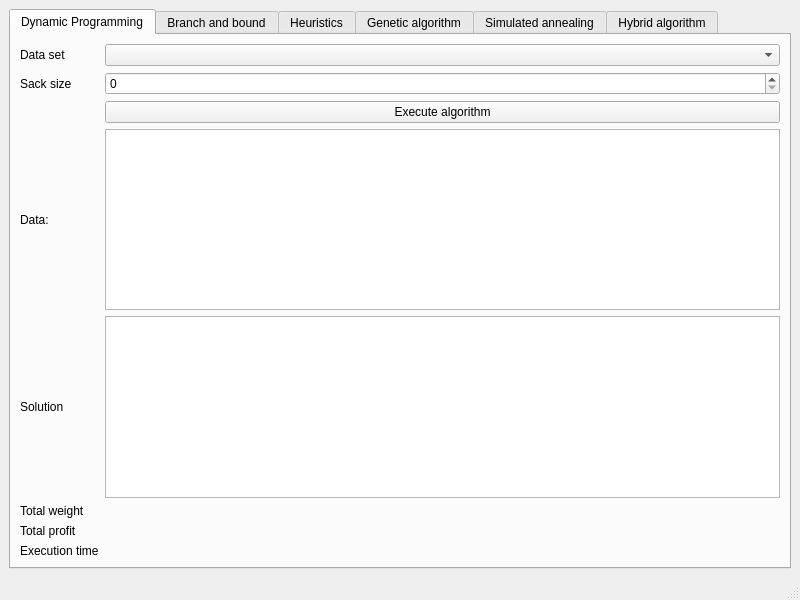
<?xml version="1.0" encoding="UTF-8"?>
<ui version="4.0">
 <class>MainWindow</class>
 <widget class="QMainWindow" name="MainWindow">
  <property name="geometry">
   <rect>
    <x>0</x>
    <y>0</y>
    <width>800</width>
    <height>600</height>
   </rect>
  </property>
  <property name="windowTitle">
   <string>MainWindow</string>
  </property>
  <widget class="QWidget" name="centralwidget">
   <layout class="QGridLayout" name="gridLayout_2">
    <item row="0" column="0">
     <widget class="QTabWidget" name="tabWidget">
      <property name="currentIndex">
       <number>0</number>
      </property>
      <widget class="QWidget" name="tab">
       <attribute name="title">
        <string>Dynamic Programming</string>
       </attribute>
       <layout class="QGridLayout" name="gridLayout_3">
        <item row="0" column="0">
         <layout class="QGridLayout" name="gridLayout">
          <item row="5" column="0">
           <widget class="QLabel" name="label_2">
            <property name="text">
             <string>Total weight</string>
            </property>
           </widget>
          </item>
          <item row="6" column="1">
           <widget class="QLabel" name="DPTotalProfitLabel">
            <property name="text">
             <string/>
            </property>
           </widget>
          </item>
          <item row="0" column="1">
           <widget class="QComboBox" name="DPDataSetComboBox"/>
          </item>
          <item row="4" column="0">
           <widget class="QLabel" name="label_5">
            <property name="text">
             <string>Solution</string>
            </property>
           </widget>
          </item>
          <item row="0" column="0">
           <widget class="QLabel" name="label">
            <property name="text">
             <string>Data set</string>
            </property>
           </widget>
          </item>
          <item row="4" column="1">
           <widget class="SolutionItemsList" name="DPSolutionTable"/>
          </item>
          <item row="1" column="1">
           <widget class="QSpinBox" name="DPSackSizeSpinBox">
            <property name="maximum">
             <number>999999999</number>
            </property>
           </widget>
          </item>
          <item row="7" column="1">
           <widget class="QLabel" name="DPExecutionTimeLabel">
            <property name="text">
             <string/>
            </property>
           </widget>
          </item>
          <item row="5" column="1">
           <widget class="QLabel" name="DPTotalWeightLabel">
            <property name="text">
             <string/>
            </property>
           </widget>
          </item>
          <item row="6" column="0">
           <widget class="QLabel" name="label_9">
            <property name="text">
             <string>Total profit</string>
            </property>
           </widget>
          </item>
          <item row="3" column="0">
           <widget class="QLabel" name="label_3">
            <property name="text">
             <string>Data:</string>
            </property>
           </widget>
          </item>
          <item row="3" column="1">
           <widget class="ItemsList" name="DPDataTable"/>
          </item>
          <item row="7" column="0">
           <widget class="QLabel" name="label_6">
            <property name="text">
             <string>Execution time</string>
            </property>
           </widget>
          </item>
          <item row="1" column="0">
           <widget class="QLabel" name="label_4">
            <property name="text">
             <string>Sack size</string>
            </property>
           </widget>
          </item>
          <item row="2" column="1">
           <widget class="QPushButton" name="DPExecuteAlgorithmBtn">
            <property name="text">
             <string>Execute algorithm</string>
            </property>
           </widget>
          </item>
         </layout>
        </item>
       </layout>
      </widget>
      <widget class="QWidget" name="tab_2">
       <attribute name="title">
        <string>Branch and bound</string>
       </attribute>
       <layout class="QGridLayout" name="gridLayout_5">
        <item row="0" column="0">
         <layout class="QGridLayout" name="gridLayout_4">
          <item row="5" column="0">
           <widget class="QLabel" name="label_7">
            <property name="text">
             <string>Total weight</string>
            </property>
           </widget>
          </item>
          <item row="6" column="1">
           <widget class="QLabel" name="BBTotalProfitLabel">
            <property name="text">
             <string/>
            </property>
           </widget>
          </item>
          <item row="0" column="1">
           <widget class="QComboBox" name="BBDataSetComboBox"/>
          </item>
          <item row="4" column="0">
           <widget class="QLabel" name="label_8">
            <property name="text">
             <string>Solution</string>
            </property>
           </widget>
          </item>
          <item row="0" column="0">
           <widget class="QLabel" name="label_10">
            <property name="text">
             <string>Data set</string>
            </property>
           </widget>
          </item>
          <item row="4" column="1">
           <widget class="SolutionItemsList" name="BBSolutionTable"/>
          </item>
          <item row="1" column="1">
           <widget class="QSpinBox" name="BBSackSizeSpinBox">
            <property name="maximum">
             <number>999999999</number>
            </property>
           </widget>
          </item>
          <item row="7" column="1">
           <widget class="QLabel" name="BBExecutionTimeLabel">
            <property name="text">
             <string/>
            </property>
           </widget>
          </item>
          <item row="5" column="1">
           <widget class="QLabel" name="BBTotalWeightLabel">
            <property name="text">
             <string/>
            </property>
           </widget>
          </item>
          <item row="6" column="0">
           <widget class="QLabel" name="label_11">
            <property name="text">
             <string>Total profit</string>
            </property>
           </widget>
          </item>
          <item row="3" column="0">
           <widget class="QLabel" name="label_12">
            <property name="text">
             <string>Data:</string>
            </property>
           </widget>
          </item>
          <item row="3" column="1">
           <widget class="ItemsList" name="BBDataTable"/>
          </item>
          <item row="7" column="0">
           <widget class="QLabel" name="label_13">
            <property name="text">
             <string>Execution time</string>
            </property>
           </widget>
          </item>
          <item row="1" column="0">
           <widget class="QLabel" name="label_14">
            <property name="text">
             <string>Sack size</string>
            </property>
           </widget>
          </item>
          <item row="2" column="1">
           <widget class="QPushButton" name="BBExecuteAlgorithmBtn">
            <property name="text">
             <string>Execute algorithm</string>
            </property>
           </widget>
          </item>
         </layout>
        </item>
       </layout>
      </widget>
      <widget class="QWidget" name="tab_3">
       <attribute name="title">
        <string>Heuristics</string>
       </attribute>
       <layout class="QGridLayout" name="gridLayout_7">
        <item row="0" column="0">
         <layout class="QGridLayout" name="gridLayout_6">
          <item row="0" column="0">
           <widget class="QLabel" name="label_17">
            <property name="text">
             <string>Data set</string>
            </property>
           </widget>
          </item>
          <item row="8" column="0">
           <widget class="QLabel" name="label_20">
            <property name="text">
             <string>Execution time</string>
            </property>
           </widget>
          </item>
          <item row="4" column="0">
           <widget class="QLabel" name="label_19">
            <property name="text">
             <string>Data:</string>
            </property>
           </widget>
          </item>
          <item row="5" column="1">
           <widget class="SolutionItemsList" name="HSolutionTable"/>
          </item>
          <item row="4" column="1">
           <widget class="ItemsList" name="HDataTable"/>
          </item>
          <item row="6" column="0">
           <widget class="QLabel" name="label_15">
            <property name="text">
             <string>Total weight</string>
            </property>
           </widget>
          </item>
          <item row="8" column="1">
           <widget class="QLabel" name="HExecutionTimeLabel">
            <property name="text">
             <string/>
            </property>
           </widget>
          </item>
          <item row="1" column="0">
           <widget class="QLabel" name="label_21">
            <property name="text">
             <string>Sack size</string>
            </property>
           </widget>
          </item>
          <item row="0" column="1">
           <widget class="QComboBox" name="HDataSetComboBox"/>
          </item>
          <item row="5" column="0">
           <widget class="QLabel" name="label_16">
            <property name="text">
             <string>Solution</string>
            </property>
           </widget>
          </item>
          <item row="3" column="1">
           <widget class="QPushButton" name="HExecuteAlgorithmBtn">
            <property name="text">
             <string>Execute algorithm</string>
            </property>
           </widget>
          </item>
          <item row="7" column="1">
           <widget class="QLabel" name="HTotalProfitLabel">
            <property name="text">
             <string/>
            </property>
           </widget>
          </item>
          <item row="1" column="1">
           <widget class="QSpinBox" name="HSackSizeSpinBox">
            <property name="maximum">
             <number>999999999</number>
            </property>
           </widget>
          </item>
          <item row="6" column="1">
           <widget class="QLabel" name="HTotalWeightLabel">
            <property name="text">
             <string/>
            </property>
           </widget>
          </item>
          <item row="7" column="0">
           <widget class="QLabel" name="label_18">
            <property name="text">
             <string>Total profit</string>
            </property>
           </widget>
          </item>
          <item row="2" column="1">
           <widget class="QComboBox" name="HMethodCB"/>
          </item>
          <item row="2" column="0">
           <widget class="QLabel" name="label_22">
            <property name="text">
             <string>Method</string>
            </property>
           </widget>
          </item>
         </layout>
        </item>
       </layout>
      </widget>
      <widget class="QWidget" name="tab_4">
       <attribute name="title">
        <string>Genetic algorithm</string>
       </attribute>
       <layout class="QGridLayout" name="gridLayout_9">
        <item row="0" column="0">
         <layout class="QGridLayout" name="gridLayout_8">
          <item row="8" column="1">
           <widget class="QLabel" name="GATotalProfitLabel">
            <property name="text">
             <string/>
            </property>
           </widget>
          </item>
          <item row="5" column="0">
           <widget class="QLabel" name="label_27">
            <property name="text">
             <string>Data:</string>
            </property>
           </widget>
          </item>
          <item row="9" column="1">
           <widget class="QLabel" name="GAExecutionTimeLabel">
            <property name="text">
             <string/>
            </property>
           </widget>
          </item>
          <item row="3" column="1">
           <widget class="QSpinBox" name="GAGenerationsCount">
            <property name="maximum">
             <number>999999999</number>
            </property>
           </widget>
          </item>
          <item row="7" column="1">
           <widget class="QLabel" name="GATotalWeightLabel">
            <property name="text">
             <string/>
            </property>
           </widget>
          </item>
          <item row="1" column="1">
           <widget class="QSpinBox" name="GASackSizeSpinBox">
            <property name="maximum">
             <number>999999999</number>
            </property>
           </widget>
          </item>
          <item row="8" column="0">
           <widget class="QLabel" name="label_26">
            <property name="text">
             <string>Total profit</string>
            </property>
           </widget>
          </item>
          <item row="5" column="1">
           <widget class="ItemsList" name="GADataTable"/>
          </item>
          <item row="7" column="0">
           <widget class="QLabel" name="label_23">
            <property name="text">
             <string>Total weight</string>
            </property>
           </widget>
          </item>
          <item row="4" column="1">
           <widget class="QPushButton" name="GAExecuteAlgorithmBtn">
            <property name="text">
             <string>Execute algorithm</string>
            </property>
           </widget>
          </item>
          <item row="0" column="1">
           <widget class="QComboBox" name="GADataSetComboBox"/>
          </item>
          <item row="9" column="0">
           <widget class="QLabel" name="label_28">
            <property name="text">
             <string>Execution time</string>
            </property>
           </widget>
          </item>
          <item row="3" column="0">
           <widget class="QLabel" name="label_31">
            <property name="text">
             <string>Generations count</string>
            </property>
           </widget>
          </item>
          <item row="6" column="0">
           <widget class="QLabel" name="label_24">
            <property name="text">
             <string>Solution</string>
            </property>
           </widget>
          </item>
          <item row="0" column="0">
           <widget class="QLabel" name="label_25">
            <property name="text">
             <string>Data set</string>
            </property>
           </widget>
          </item>
          <item row="6" column="1">
           <widget class="SolutionItemsList" name="GASolutionTable"/>
          </item>
          <item row="2" column="1">
           <widget class="QSpinBox" name="GAPopulationCount">
            <property name="maximum">
             <number>999999999</number>
            </property>
           </widget>
          </item>
          <item row="1" column="0">
           <widget class="QLabel" name="label_29">
            <property name="text">
             <string>Sack size</string>
            </property>
           </widget>
          </item>
          <item row="2" column="0">
           <widget class="QLabel" name="label_30">
            <property name="text">
             <string>Population count</string>
            </property>
           </widget>
          </item>
         </layout>
        </item>
       </layout>
      </widget>
      <widget class="QWidget" name="tab_5">
       <attribute name="title">
        <string>Simulated annealing</string>
       </attribute>
       <layout class="QGridLayout" name="gridLayout_13">
        <item row="0" column="0">
         <layout class="QGridLayout" name="gridLayout_12">
          <item row="1" column="0">
           <widget class="QLabel" name="label_48">
            <property name="text">
             <string>Sack size</string>
            </property>
           </widget>
          </item>
          <item row="7" column="0">
           <widget class="QLabel" name="label_42">
            <property name="text">
             <string>Total profit</string>
            </property>
           </widget>
          </item>
          <item row="8" column="0">
           <widget class="QLabel" name="label_44">
            <property name="text">
             <string>Execution time</string>
            </property>
           </widget>
          </item>
          <item row="4" column="0">
           <widget class="QLabel" name="label_41">
            <property name="text">
             <string>Data:</string>
            </property>
           </widget>
          </item>
          <item row="7" column="1">
           <widget class="QLabel" name="SATotalProfitLabel">
            <property name="text">
             <string/>
            </property>
           </widget>
          </item>
          <item row="0" column="0">
           <widget class="QLabel" name="label_47">
            <property name="text">
             <string>Data set</string>
            </property>
           </widget>
          </item>
          <item row="0" column="1">
           <widget class="QComboBox" name="SADataSetComboBox"/>
          </item>
          <item row="5" column="1">
           <widget class="SolutionItemsList" name="SASolutionTable"/>
          </item>
          <item row="6" column="1">
           <widget class="QLabel" name="SATotalWeightLabel">
            <property name="text">
             <string/>
            </property>
           </widget>
          </item>
          <item row="1" column="1">
           <widget class="QSpinBox" name="SASackSizeSpinBox">
            <property name="maximum">
             <number>999999999</number>
            </property>
           </widget>
          </item>
          <item row="4" column="1">
           <widget class="ItemsList" name="SADataTable"/>
          </item>
          <item row="6" column="0">
           <widget class="QLabel" name="label_43">
            <property name="text">
             <string>Total weight</string>
            </property>
           </widget>
          </item>
          <item row="5" column="0">
           <widget class="QLabel" name="label_46">
            <property name="text">
             <string>Solution</string>
            </property>
           </widget>
          </item>
          <item row="3" column="1">
           <widget class="QPushButton" name="SAExecuteAlgorithmBtn">
            <property name="text">
             <string>Execute algorithm</string>
            </property>
           </widget>
          </item>
          <item row="8" column="1">
           <widget class="QLabel" name="SAExecutionTimeLabel">
            <property name="text">
             <string/>
            </property>
           </widget>
          </item>
          <item row="2" column="0">
           <widget class="QLabel" name="label_45">
            <property name="text">
             <string>Iterations count</string>
            </property>
           </widget>
          </item>
          <item row="2" column="1">
           <widget class="QSpinBox" name="SAIterationsCountSpinBox">
            <property name="maximum">
             <number>999999999</number>
            </property>
           </widget>
          </item>
         </layout>
        </item>
       </layout>
      </widget>
      <widget class="QWidget" name="tab_6">
       <attribute name="title">
        <string>Hybrid algorithm</string>
       </attribute>
       <layout class="QGridLayout" name="gridLayout_11">
        <item row="0" column="0">
         <layout class="QGridLayout" name="gridLayout_10">
          <item row="6" column="1">
           <widget class="ItemsList" name="HADataTable"/>
          </item>
          <item row="8" column="0">
           <widget class="QLabel" name="label_34">
            <property name="text">
             <string>Total weight</string>
            </property>
           </widget>
          </item>
          <item row="9" column="0">
           <widget class="QLabel" name="label_33">
            <property name="text">
             <string>Total profit</string>
            </property>
           </widget>
          </item>
          <item row="2" column="0">
           <widget class="QLabel" name="label_40">
            <property name="text">
             <string>Population count</string>
            </property>
           </widget>
          </item>
          <item row="6" column="0">
           <widget class="QLabel" name="label_32">
            <property name="text">
             <string>Data:</string>
            </property>
           </widget>
          </item>
          <item row="1" column="0">
           <widget class="QLabel" name="label_39">
            <property name="text">
             <string>Sack size</string>
            </property>
           </widget>
          </item>
          <item row="1" column="1">
           <widget class="QSpinBox" name="HASackSizeSpinBox">
            <property name="maximum">
             <number>999999999</number>
            </property>
           </widget>
          </item>
          <item row="0" column="1">
           <widget class="QComboBox" name="HADataSetComboBox"/>
          </item>
          <item row="3" column="1">
           <widget class="QSpinBox" name="HAGenerationsCount">
            <property name="maximum">
             <number>999999999</number>
            </property>
           </widget>
          </item>
          <item row="8" column="1">
           <widget class="QLabel" name="HATotalWeightLabel">
            <property name="text">
             <string/>
            </property>
           </widget>
          </item>
          <item row="10" column="0">
           <widget class="QLabel" name="label_35">
            <property name="text">
             <string>Execution time</string>
            </property>
           </widget>
          </item>
          <item row="10" column="1">
           <widget class="QLabel" name="HAExecutionTimeLabel">
            <property name="text">
             <string/>
            </property>
           </widget>
          </item>
          <item row="0" column="0">
           <widget class="QLabel" name="label_38">
            <property name="text">
             <string>Data set</string>
            </property>
           </widget>
          </item>
          <item row="2" column="1">
           <widget class="QSpinBox" name="HAPopulationCount">
            <property name="maximum">
             <number>999999999</number>
            </property>
           </widget>
          </item>
          <item row="7" column="1">
           <widget class="SolutionItemsList" name="HASolutionTable"/>
          </item>
          <item row="7" column="0">
           <widget class="QLabel" name="label_37">
            <property name="text">
             <string>Solution</string>
            </property>
           </widget>
          </item>
          <item row="5" column="1">
           <widget class="QPushButton" name="HAExecuteAlgorithmBtn">
            <property name="text">
             <string>Execute algorithm</string>
            </property>
           </widget>
          </item>
          <item row="3" column="0">
           <widget class="QLabel" name="label_36">
            <property name="text">
             <string>Generations count</string>
            </property>
           </widget>
          </item>
          <item row="9" column="1">
           <widget class="QLabel" name="HATotalProfitLabel">
            <property name="text">
             <string/>
            </property>
           </widget>
          </item>
          <item row="4" column="1">
           <widget class="QSpinBox" name="HAIterationsCountSpinBox">
            <property name="maximum">
             <number>999999999</number>
            </property>
           </widget>
          </item>
          <item row="4" column="0">
           <widget class="QLabel" name="label_49">
            <property name="text">
             <string>&lt;html&gt;&lt;head/&gt;&lt;body&gt;&lt;p&gt;Simulated annealing &lt;/p&gt;&lt;p&gt;iterations count&lt;/p&gt;&lt;/body&gt;&lt;/html&gt;</string>
            </property>
           </widget>
          </item>
         </layout>
        </item>
       </layout>
      </widget>
     </widget>
    </item>
   </layout>
  </widget>
  <widget class="QMenuBar" name="menubar">
   <property name="geometry">
    <rect>
     <x>0</x>
     <y>0</y>
     <width>800</width>
     <height>22</height>
    </rect>
   </property>
  </widget>
  <widget class="QStatusBar" name="statusbar"/>
 </widget>
 <customwidgets>
  <customwidget>
   <class>ItemsList</class>
   <extends>QTableWidget</extends>
   <header>itemslist.h</header>
  </customwidget>
  <customwidget>
   <class>SolutionItemsList</class>
   <extends>QTableWidget</extends>
   <header>solutionitemslist.h</header>
  </customwidget>
 </customwidgets>
 <resources/>
 <connections/>
</ui>
